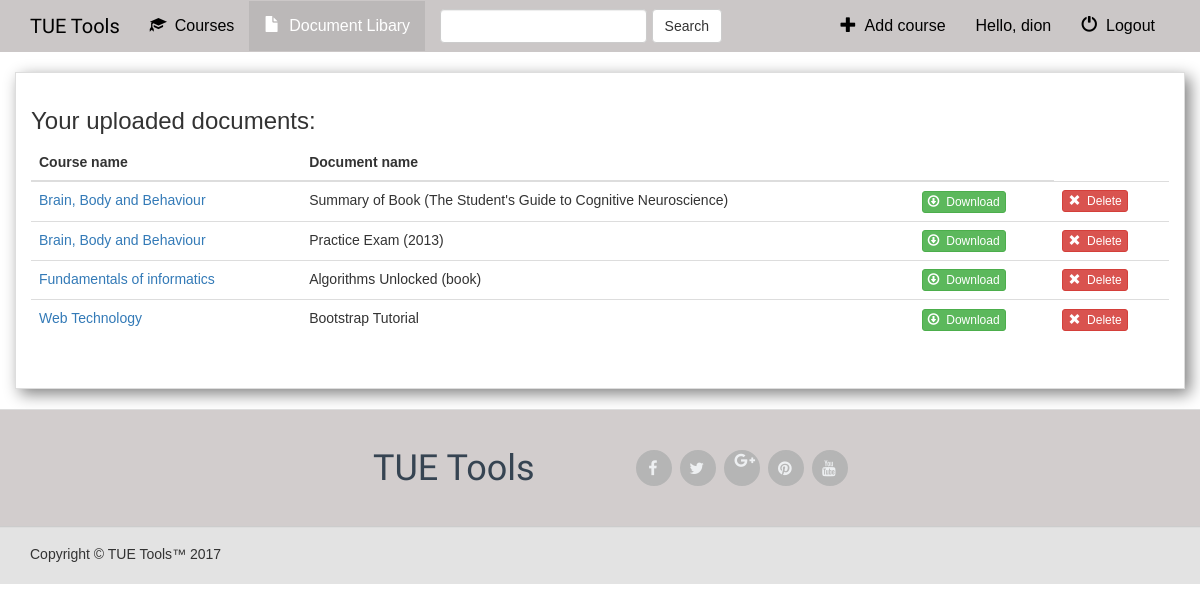
The page /tuetools/documents_uploaded (signed in) on the database its author committed.
### tuetools/models.py (models this page shows, shortened)
class Course(models.Model):
    course_name = models.CharField(max_length=100)
    course_code = models.CharField(max_length=10)
    is_current_course = models.BooleanField(default=False)

class Document(models.Model):
    user = models.ForeignKey(User, default=1)
    course = models.ForeignKey(Course, on_delete=models.CASCADE)
    file_type = models.CharField(max_length=10)
    document_file = models.FileField(default='')
    document_name = models.CharField(max_length=250)
    is_favorite = models.BooleanField(default=False)

### tuetools/views.py (the view)
def documents_uploaded(request):
    if not request.user.is_authenticated():
        return render(request, 'tuetools/login.html')
    else:
        user = request.user
        courses = Course.objects.all()
        return render(request, 'tuetools/documents_uploaded.html', {'courses': courses, 'user': user})

### tuetools/templates/tuetools/documents_uploaded.html (shortened to what this page needs)
{% extends 'tuetools/base.html' %}
{% block documents_active %}active{% endblock %}
{% block body %}
<div class="container documents-container">
    <div class="row">
        <div class="panel panel-default">
                <div class="panel-body">
                    <h3>Your uploaded documents:</h3>
                    <table class="table">
                        <thead>
                        <tr>
                            <th>Course name</th>
                            <th>Document name</th>
                            <th></th>
                        </tr>
                        </thead>
                        <tbody>
                        {% for course in courses %}
                                {% for document in course.document_set.all %}
                                    {% if document.user == user %}
                                        <tr>
                                            <td><a href="{% url 'tuetools:detail' course.id %}">{{ course.course_name }}</a></td>
                                            <td>{{ document.document_name }}</td>
                                            <td>
                                                <a target="_blank" href="{{ document.document_file.url }}">
                                                    <button type="button" class="btn btn-success btn-xs">
                                                        <span class="glyphicon glyphicon-download"></span>&nbsp; Download
                                                    </button>
                                                </a>
                                            </td>
                                            <td>
                                                {% if document.user == user %}
                                                    <form action="{% url 'tuetools:delete_document' course.id document.id %}" method="post" style="display: inline;">
                                                    <button type="submit" class="btn btn-danger btn-xs">
                                                        <span class="glyphicon glyphicon-remove"></span>&nbsp; Delete
                                                    </button>
                                                    </form>
                                                {% endif %}
                                            </td>
                                        </tr>
                                    {% endif %}
                                {% endfor %}
                        {% endfor %}
                        </tbody>
                    </table>
                </div>
            </div>
    </div>
</div>
{% endblock %}

### tuetools/templates/tuetools/base.html (shortened to what this page needs)
<!DOCTYPE html>
<html lang="en">
<head>
    {% load staticfiles %}
    <link rel="stylesheet" href="https://maxcdn.bootstrapcdn.com/bootstrap/3.3.7/css/bootstrap.min.css">
    <link rel="stylesheet" type="text/css" href="{% static '/tuetools/style.css' %}"/>
	<link href="//maxcdn.bootstrapcdn.com/font-awesome/4.2.0/css/font-awesome.min.css" rel="stylesheet">
</head>
<body>
<nav class="navbar navbar-inverse">
    <div class="container">
        <div class="navbar-header">
            <a class="navbar-brand" href="{% url 'tuetools:index' %}">TUE Tools</a>
        </div>
        <div class="collapse navbar-collapse" id="navBarTop">
            <ul class="nav navbar-nav">
                <li class="{% block courses_active %}{% endblock %}"><a href="{% url 'tuetools:courses_list' %}"><span class="glyphicon glyphicon-education" aria-hidden="true"></span>&nbsp; Courses</a></li>
                <li class="{% block documents_active %}{% endblock %}"><a href="{% url 'tuetools:documents_list' %}"><span class="glyphicon glyphicon-file" aria-hidden="true"></span>&nbsp; Document Libary</a></li>
            </ul>
            <form class="navbar-form navbar-left" role="search" method="get" action="{% url 'tuetools:courses_list' %}">
                <div class="form-group">
                    <input type="text" class="form-control" name="q" value="{{ request.GET.q }}">
                </div>
                <button type="submit" class="btn btn-default">Search</button>
            </form>
            <ul class="nav navbar-nav navbar-right">
                {% if user.is_superuser %}
                    <li><a href="{% url 'tuetools:add_course' %}"><span class="glyphicon glyphicon-plus" aria-hidden="true"></span>&nbsp; Add course</a></li>
                {% endif %}
                {% if user.is_authenticated %}
                    <li><a href="{% url 'tuetools:documents_uploaded' %}">Hello, {{ user.username }}</a></li>
                    <li><a href="{% url 'tuetools:logout_user' %}"><span class="glyphicon glyphicon-off" aria-hidden="true"></span>&nbsp; Logout</a></li>
                {% else %}
                    <li class="{% block login_active %}{% endblock %}"><a href="{% url 'tuetools:login_user' %}">Log in</a></li>
                {% endif %}
            </ul>
        </div>
    </div>
</nav>
{% block body %}
{% endblock %}
<footer>
    <div class="footer" id="footer">
        <div class="container">
            <div class="row">
                    <h1 class="name col-md-3 col-md-offset-3"> TUE Tools </h1>
                <div class="col-md-3">
                    <ul class="social">
                        <li> <a href="https://www.facebook.com/"> <i class=" fa fa-facebook">   </i> </a> </li>
                        <li> <a href="https://twitter.com/"> <i class="fa fa-twitter">   </i> </a> </li>
                        <li> <a href="https://plus.google.com/"> <i class="fa fa-google-plus">   </i> </a> </li>
                        <li> <a href="https://pinterest.com/"> <i class="fa fa-pinterest">   </i> </a> </li>
                        <li> <a href="https://www.youtube.com/"> <i class="fa fa-youtube">   </i> </a> </li>
                    </ul>
                </div>
            </div>
        </div>
    </div>
    <div class="footer-bottom">
        <div class="container">
            <p class="pull-left"> Copyright © TUE Tools™ 2017 </p>
        </div>
    </div>
</footer>
</body>
</html>

### tuetools/static/tuetools/style.css (style rules this page uses)
body { font-family: "Trebuchet MS", Helvetica, sans-serif; font-weight: 300; }
.navbar { border-radius: 0; background-color: #CBC7C7; font-family: "Trebuchet MS", Helvetica, sans-serif; font-weight: 300; font-size: 16px; margin-bottom: 0px; }
.navbar-inverse .navbar-nav>li>a { color: #000000; }
.navbar-inverse { background-color: #CBC7C7; border-color: #CBC7C7; }
.navbar-brand { font-family: 'Exo', sans-serif; font-size: 20px; }
.navbar-inverse .navbar-brand { color: #000000; }
.navbar-inverse .navbar-nav>.active>a, .navbar-inverse .navbar-nav>.active>a:focus, .navbar-inverse .navbar-nav>.active>a:hover { color: #fff; background-color: #BBB8B8; }
h1.name { font-family: 'Exo', sans-serif; line-height: 27px; margin-top: 5px; margin-bottom: 0; padding: 0; color: #364452; text-align: center; }
.footer { background: #D2CDCD; height: auto; padding-top: 40px; padding-bottom: 40px; position: relative; width: 100%; border-bottom: 1px solid #CCCCCC; border-top: 1px solid #DDDDDD; }
.footer ul { font-size: 13px; list-style-type: none; color: #7F8C8D; line-height: 27px; padding-left:0; width:220px; margin:0 auto; }
.footer ul li a { padding: 0 0 5px 0; display: block; }
.footer a { color: #78828D }
.social li { background: none repeat scroll 0 0 #B5B5B5; border: 2px solid #B5B5B5; -webkit-border-radius: 50%; -moz-border-radius: 50%; -o-border-radius: 50%; -ms-border-radius: 50%; border-radius: 50%; float: left; height: 36px; line-height: 36px; margin: 0 8px 0 0; padding: 0; text-align: center; width: 36px; transition: all 0.5s ease 0s; -moz-transition: all 0.5s ease 0s; -webkit-transition: all 0.5s ease 0s; -ms-transition: all 0.5s ease 0s; -o-transition: all 0.5s ease 0s; }
.social li a { color: #EDEFF1; }
.social li a i { font-size: 16px; margin: 0 0 0 5px; color: #EDEFF1 !important; }
.footer-bottom { background: #E3E3E3; border-top: 1px solid #DDDDDD; padding-top: 10px; padding-bottom: 10px; }
.footer-bottom p.pull-left { padding-top: 6px; }
.panel { margin-top: 20px; box-shadow: 5px 5px 15px grey; border-radius: 0px; padding: 0 0 1em 0; }

### rows shown on the page
Course: course_name "Brain, Body and Behaviour"
Document: document_name "Summary of Book (The Student's Guide to Cognitive Neuroscience)"
Document: document_name "Practice Exam (2013)"
Course: course_name "Fundamentals of informatics"
Document: document_name "Algorithms Unlocked (book)"
Course: course_name "Web Technology"
Document: document_name "Bootstrap Tutorial"

### other values the page prints
{{ user.username }} "dion"
